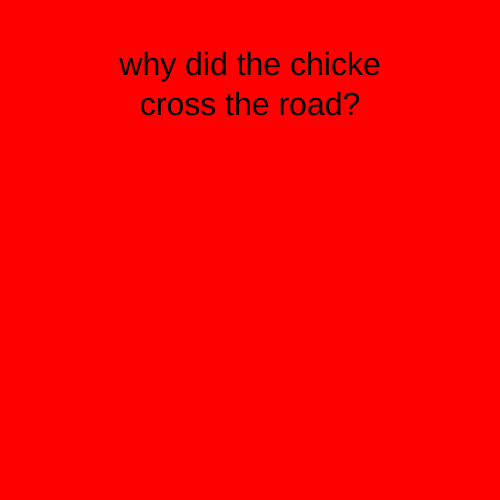
Frame 1 (no input)
Frame 60 (no input): identical to frame 1, image omitted
Frame 120 (the mouse pressed at the canvas centre since frame 60): identical to frame 1, image omitted

The p5.js sketch that drew this single still picture (run headless with seeded random() and noise() and a simulated clock; from frame 60 on, the mouse is pressed at the canvas centre):

// p5.js sketch
// ── sketch.js
let timer = 0;
let state = 0;
function setup() {
  createCanvas(500, 500);
textSize(32);
textAlign(CENTER);
rectMode(CENTER);
}

function draw() {

switch(state){

case 0:
background('red');
text("why did the chicke\n cross the road?", 250, 250, 350, 400);
// increment the timer variable
timer++
// if the timer var is greater than 200
if(timer > 5*60) { // or millis
// make it go to state 1
  state = 1;
  timer = 0;
}

break;


case 1:
background('blue');
text("to get to the other side", 250, 250, 350, 200);
break;

}

}
